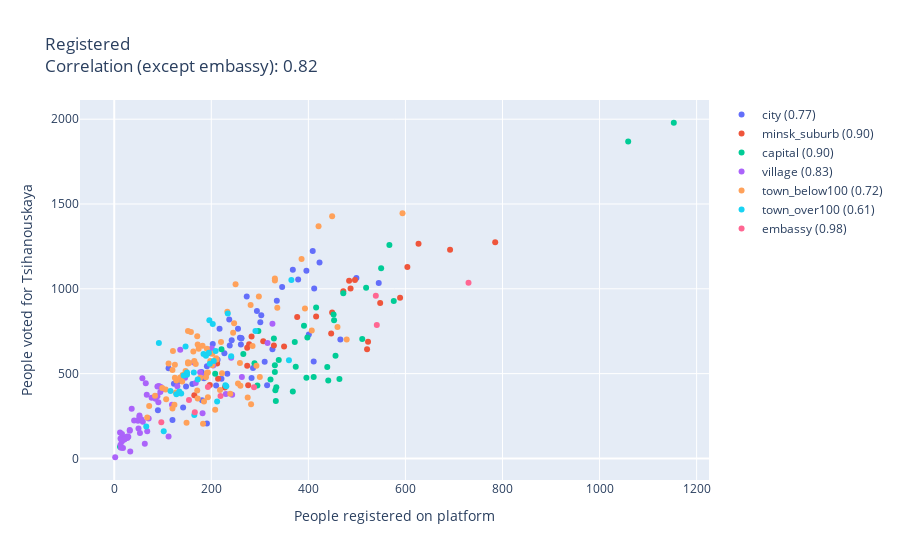

The cell this chart's notebook holds for it:
### Code cell
draw_chart('tihanovkaja', 'registered', 'People registered on platform')
